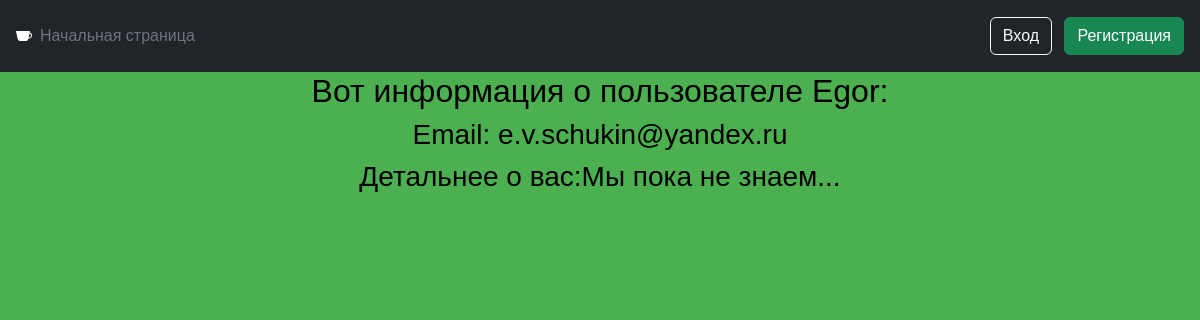
Before: /user/detail/1 with the older database file.
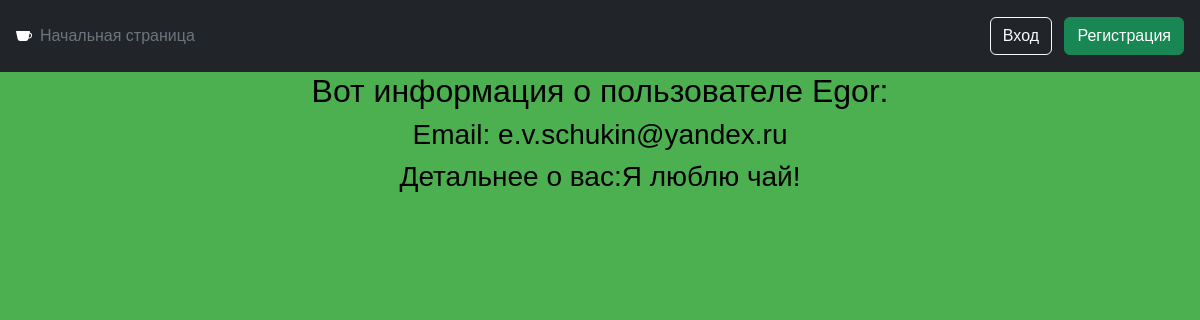
After: the same page with the newer database file.
### user/models.py (models this page shows, shortened)
class MyUser(AbstractUser):
    avatar = models.ImageField(
        upload_to=avatar_image_path,
        null=True,
        blank=True,
        verbose_name="Аватарка",
    )
    detail = models.TextField(
        null=True,
        max_length=550,
        verbose_name='детали',
        help_text='расскажите о себе детальнее',
    )
    class Meta:
        verbose_name = 'пользователь'
        verbose_name_plural = 'пользователи'
        default_related_name = 'user'
    '''def get_avatar_300x300(self):
        if self.avatar:
            return get_thumbnail(
                self.avatar, '300x300', crop='center', quality=65
            )
        return {'url': static('img/avatar_default.jpg')}'''

### user/views.py (the view)
# urls.py: path("detail/<int:pk>", AboutView.as_view(), name="detail"),
class AboutView(DetailView):
    template_name = "user/detail.html"
    context_object_name = "user"
    model = MyUser

### templates/user/detail.html (shortened to what this page needs)
{% extends 'base.html' %}
{% block content %}
    <div class ="container">
        <h2 align="center">Вот информация о пользователе {{ user.username }}:</h2>
        <div class="container d-flex align-items-center justify-content-center">
            <h3>Email: {{ user.email }}</h3>
        </div>
        <div class="container d-flex align-items-center justify-content-center">
            <h3>Детальнее о вас:</h3>
            {% if user.detail %}
                <h3> {{ user.detail }}</h3>
            {% else %}
                <h3> Мы пока не знаем...</h3>
            {% endif %}
        </div>
    </div>
{% endblock %}

Changed rows visible on the page:
changed MyUser "Egor": detail (not shown) → "Я люблю чай!"
Other visible differences:
text no longer shown: "Мы пока не знаем..."
